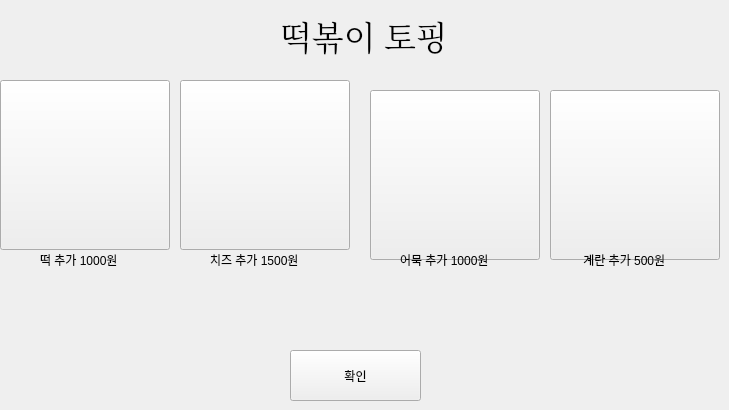
     <widget class="QWidget" name="page_24">
      <widget class="QPushButton" name="tp13">
       <property name="geometry">
        <rect>
         <x>0</x>
         <y>80</y>
         <width>170</width>
         <height>170</height>
        </rect>
       </property>
       <property name="styleSheet">
        <string notr="true">border-image : url(image/ㄷ.png);</string>
       </property>
       <property name="text">
        <string/>
       </property>
      </widget>
      <widget class="QPushButton" name="tpyes4">
       <property name="geometry">
        <rect>
         <x>290</x>
         <y>350</y>
         <width>131</width>
         <height>51</height>
        </rect>
       </property>
       <property name="text">
        <string>확인</string>
       </property>
      </widget>
      <widget class="QPushButton" name="tp16">
       <property name="geometry">
        <rect>
         <x>550</x>
         <y>90</y>
         <width>170</width>
         <height>170</height>
        </rect>
       </property>
       <property name="styleSheet">
        <string notr="true">border-image : url(image/ㄱㄹ.png);</string>
       </property>
       <property name="text">
        <string/>
       </property>
      </widget>
      <widget class="QPushButton" name="tp15">
       <property name="geometry">
        <rect>
         <x>370</x>
         <y>90</y>
         <width>170</width>
         <height>170</height>
        </rect>
       </property>
       <property name="styleSheet">
        <string notr="true">border-image : url(image/ㅇㅁ.png);</string>
       </property>
       <property name="text">
        <string/>
       </property>
      </widget>
      <widget class="QPushButton" name="tp14">
       <property name="geometry">
        <rect>
         <x>180</x>
         <y>80</y>
         <width>170</width>
         <height>170</height>
        </rect>
       </property>
       <property name="styleSheet">
        <string notr="true">border-image : url(image/ㅊㅈ.png);</string>
       </property>
       <property name="text">
        <string/>
       </property>
      </widget>
      <widget class="QLabel" name="label_77">
       <property name="geometry">
        <rect>
         <x>400</x>
         <y>250</y>
         <width>121</width>
         <height>19</height>
        </rect>
       </property>
       <property name="text">
        <string>어묵 추가 1000원</string>
       </property>
      </widget>
      <widget class="QLabel" name="label_78">
       <property name="geometry">
        <rect>
         <x>210</x>
         <y>250</y>
         <width>121</width>
         <height>19</height>
        </rect>
       </property>
       <property name="text">
        <string>치즈 추가 1500원</string>
       </property>
      </widget>
      <widget class="QLabel" name="label_79">
       <property name="geometry">
        <rect>
         <x>40</x>
         <y>250</y>
         <width>121</width>
         <height>19</height>
        </rect>
       </property>
       <property name="text">
        <string>떡 추가 1000원</string>
       </property>
      </widget>
      <widget class="QLabel" name="label_80">
       <property name="geometry">
        <rect>
         <x>280</x>
         <y>10</y>
         <width>181</width>
         <height>51</height>
        </rect>
       </property>
       <property name="font">
        <font>
         <family>Serif</family>
         <pointsize>25</pointsize>
        </font>
       </property>
       <property name="text">
        <string>떡볶이 토핑</string>
       </property>
      </widget>
      <widget class="QLabel" name="label_81">
       <property name="geometry">
        <rect>
         <x>580</x>
         <y>250</y>
         <width>121</width>
         <height>19</height>
        </rect>
       </property>
       <property name="text">
        <string> 계란 추가 500원</string>
       </property>
      </widget>
     </widget>
